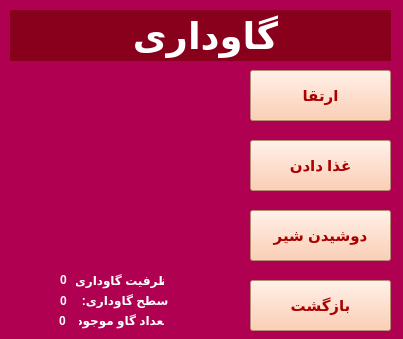
<?xml version="1.0" encoding="UTF-8"?>
<ui version="4.0">
 <class>CowHome</class>
 <widget class="QMainWindow" name="CowHome">
  <property name="geometry">
   <rect>
    <x>0</x>
    <y>0</y>
    <width>403</width>
    <height>339</height>
   </rect>
  </property>
  <property name="windowTitle">
   <string>گاوداری</string>
  </property>
  <property name="windowIcon">
   <iconset resource="resource.qrc">
    <normaloff>:/new/prefix1/Icons/WindowIcon.jpg</normaloff>:/new/prefix1/Icons/WindowIcon.jpg</iconset>
  </property>
  <property name="styleSheet">
   <string notr="true">background-color: rgb(176, 0, 81);</string>
  </property>
  <widget class="QWidget" name="centralwidget">
   <widget class="QLabel" name="label">
    <property name="geometry">
     <rect>
      <x>10</x>
      <y>70</y>
      <width>211</width>
      <height>191</height>
     </rect>
    </property>
    <property name="text">
     <string/>
    </property>
    <property name="pixmap">
     <pixmap resource="resource.qrc">:/new/prefix1/Icons/Cow.jpg</pixmap>
    </property>
    <property name="scaledContents">
     <bool>true</bool>
    </property>
   </widget>
   <widget class="QPushButton" name="upgrade_btn">
    <property name="geometry">
     <rect>
      <x>250</x>
      <y>70</y>
      <width>141</width>
      <height>51</height>
     </rect>
    </property>
    <property name="font">
     <font>
      <pointsize>11</pointsize>
      <weight>75</weight>
      <bold>true</bold>
     </font>
    </property>
    <property name="cursor">
     <cursorShape>PointingHandCursor</cursorShape>
    </property>
    <property name="styleSheet">
     <string notr="true">background-color: rgb(255, 194, 158);
color: rgb(170, 0, 0);</string>
    </property>
    <property name="text">
     <string>ارتقا</string>
    </property>
   </widget>
   <widget class="QPushButton" name="feeding_btn">
    <property name="geometry">
     <rect>
      <x>250</x>
      <y>140</y>
      <width>141</width>
      <height>51</height>
     </rect>
    </property>
    <property name="font">
     <font>
      <pointsize>11</pointsize>
      <weight>75</weight>
      <bold>true</bold>
     </font>
    </property>
    <property name="cursor">
     <cursorShape>PointingHandCursor</cursorShape>
    </property>
    <property name="styleSheet">
     <string notr="true">background-color: rgb(255, 194, 158);
color: rgb(170, 0, 0);</string>
    </property>
    <property name="text">
     <string>غذا دادن</string>
    </property>
   </widget>
   <widget class="QPushButton" name="collect_btn">
    <property name="geometry">
     <rect>
      <x>250</x>
      <y>210</y>
      <width>141</width>
      <height>51</height>
     </rect>
    </property>
    <property name="font">
     <font>
      <pointsize>11</pointsize>
      <weight>75</weight>
      <bold>true</bold>
     </font>
    </property>
    <property name="cursor">
     <cursorShape>PointingHandCursor</cursorShape>
    </property>
    <property name="styleSheet">
     <string notr="true">background-color: rgb(255, 194, 158);
color: rgb(170, 0, 0);</string>
    </property>
    <property name="text">
     <string>دوشیدن شیر</string>
    </property>
   </widget>
   <widget class="QPushButton" name="back_btn">
    <property name="geometry">
     <rect>
      <x>250</x>
      <y>280</y>
      <width>141</width>
      <height>51</height>
     </rect>
    </property>
    <property name="font">
     <font>
      <pointsize>11</pointsize>
      <weight>75</weight>
      <bold>true</bold>
     </font>
    </property>
    <property name="cursor">
     <cursorShape>PointingHandCursor</cursorShape>
    </property>
    <property name="styleSheet">
     <string notr="true">background-color: rgb(255, 194, 158);
color: rgb(170, 0, 0);</string>
    </property>
    <property name="text">
     <string>بازگشت</string>
    </property>
   </widget>
   <widget class="QLabel" name="label_5">
    <property name="geometry">
     <rect>
      <x>10</x>
      <y>10</y>
      <width>381</width>
      <height>51</height>
     </rect>
    </property>
    <property name="font">
     <font>
      <pointsize>28</pointsize>
      <weight>75</weight>
      <italic>false</italic>
      <bold>true</bold>
      <underline>false</underline>
      <strikeout>false</strikeout>
      <kerning>true</kerning>
     </font>
    </property>
    <property name="autoFillBackground">
     <bool>false</bool>
    </property>
    <property name="styleSheet">
     <string notr="true">color: rgb(255, 255, 255);
background-color: rgb(136, 0, 27);</string>
    </property>
    <property name="text">
     <string>           گاوداری</string>
    </property>
   </widget>
   <widget class="QLabel" name="label_3">
    <property name="geometry">
     <rect>
      <x>73</x>
      <y>290</y>
      <width>101</width>
      <height>20</height>
     </rect>
    </property>
    <property name="font">
     <font>
      <weight>75</weight>
      <bold>true</bold>
     </font>
    </property>
    <property name="styleSheet">
     <string notr="true">color: rgb(255, 255, 255);</string>
    </property>
    <property name="text">
     <string>سطح گاوداری: </string>
    </property>
    <property name="alignment">
     <set>Qt::AlignCenter</set>
    </property>
   </widget>
   <widget class="QLabel" name="label_2">
    <property name="geometry">
     <rect>
      <x>73</x>
      <y>270</y>
      <width>91</width>
      <height>20</height>
     </rect>
    </property>
    <property name="font">
     <font>
      <weight>75</weight>
      <bold>true</bold>
     </font>
    </property>
    <property name="styleSheet">
     <string notr="true">color: rgb(255, 255, 255);</string>
    </property>
    <property name="text">
     <string>ظرفیت گاوداری: </string>
    </property>
    <property name="alignment">
     <set>Qt::AlignCenter</set>
    </property>
   </widget>
   <widget class="QLabel" name="label_4">
    <property name="geometry">
     <rect>
      <x>73</x>
      <y>310</y>
      <width>91</width>
      <height>20</height>
     </rect>
    </property>
    <property name="font">
     <font>
      <weight>75</weight>
      <bold>true</bold>
     </font>
    </property>
    <property name="styleSheet">
     <string notr="true">color: rgb(255, 255, 255);</string>
    </property>
    <property name="text">
     <string>تعداد گاو موجود: </string>
    </property>
    <property name="alignment">
     <set>Qt::AlignCenter</set>
    </property>
   </widget>
   <widget class="QLabel" name="stockanimal_lbl">
    <property name="geometry">
     <rect>
      <x>59</x>
      <y>310</y>
      <width>20</width>
      <height>21</height>
     </rect>
    </property>
    <property name="font">
     <font>
      <weight>75</weight>
      <bold>true</bold>
     </font>
    </property>
    <property name="styleSheet">
     <string notr="true">color: rgb(255, 255, 255);</string>
    </property>
    <property name="text">
     <string>0</string>
    </property>
   </widget>
   <widget class="QLabel" name="capacity_lbl">
    <property name="geometry">
     <rect>
      <x>60</x>
      <y>270</y>
      <width>16</width>
      <height>20</height>
     </rect>
    </property>
    <property name="font">
     <font>
      <weight>75</weight>
      <bold>true</bold>
     </font>
    </property>
    <property name="styleSheet">
     <string notr="true">color: rgb(255, 255, 255);</string>
    </property>
    <property name="text">
     <string>0</string>
    </property>
   </widget>
   <widget class="QLabel" name="level_lbl">
    <property name="geometry">
     <rect>
      <x>60</x>
      <y>290</y>
      <width>16</width>
      <height>21</height>
     </rect>
    </property>
    <property name="font">
     <font>
      <weight>75</weight>
      <bold>true</bold>
     </font>
    </property>
    <property name="styleSheet">
     <string notr="true">color: rgb(255, 255, 255);</string>
    </property>
    <property name="text">
     <string>0</string>
    </property>
   </widget>
  </widget>
 </widget>
 <resources>
  <include location="resource.qrc"/>
 </resources>
 <connections/>
</ui>
